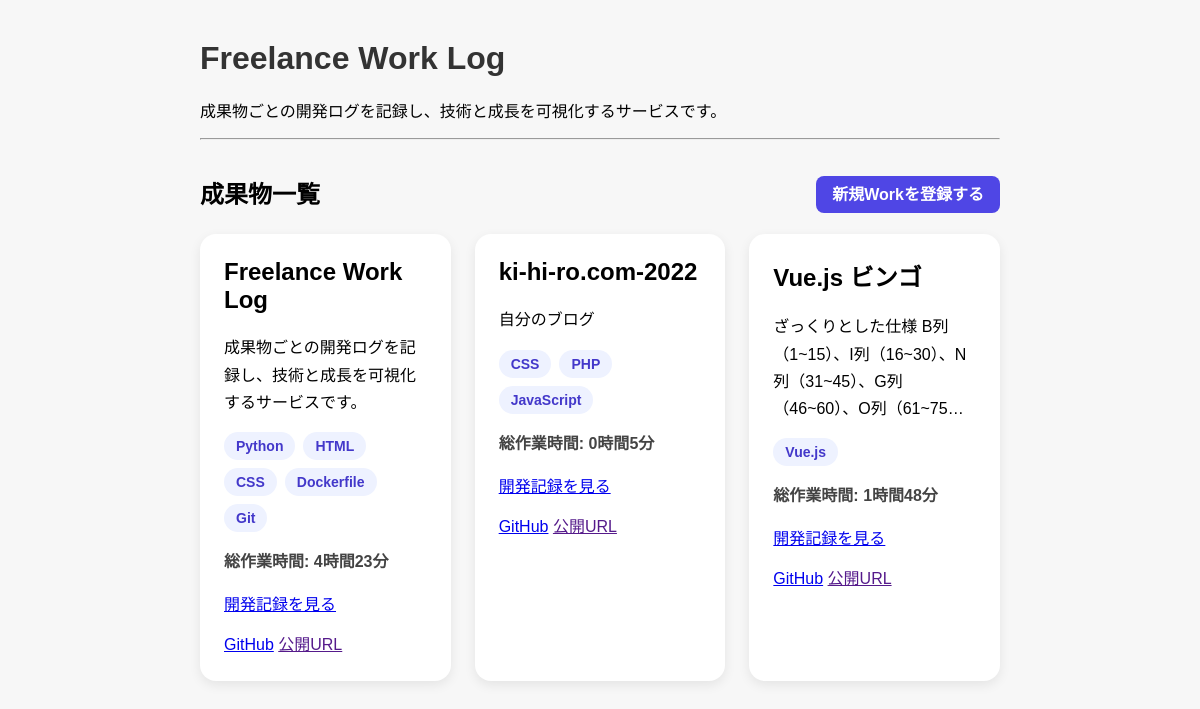
The app's page /works-page with its own data.
### app/models.py (models this page shows)
class Work(Base):
    __tablename__ = "works"
    id = Column(Integer, primary_key=True, index=True)
    title = Column(String, nullable=False)
    description = Column(Text, nullable=False)
    github_url = Column(String)
    app_url = Column(String)
    tech_stack = Column(String)
    posts = relationship(
        "Post",
        back_populates="work"
    )
    created_at = Column(DateTime, default=datetime.now)

### app/main.py (the view)
@app.get("/works-page")
def works_page(request: Request, db: Session = Depends(get_db)):
    works = db.query(models.Work).all()
    for work in works:
        total_minutes = sum(
            post.work_time_minutes
            for post in db.query(models.Post)
            .filter(models.Post.work_id == work.id)
            .all()
        )
        work.total_minutes = total_minutes
        work.total_hours = total_minutes // 60
        work.remaining_minutes = total_minutes % 60
    return templates.TemplateResponse(
        request,
        "works.html",
        {"works": works}
    )

### app/templates/works.html
<link rel="stylesheet" href="/static/style.css">
<h1>Freelance Work Log</h1>
<p>成果物ごとの開発ログを記録し、技術と成長を可視化するサービスです。</p>
<hr>
<div class="section-header">
    <h2>成果物一覧</h2>
    <nav>
        <a href="/works-page/new">新規Workを登録する</a>
    </nav>
</div>
<div class="work-grid">
  {% for work in works %}
    <div class="work-card">
      <h2>{{ work.title }}</h2>
      <p class="work-description">{{ work.description }}</p>
      <div class="tech-tags">
          {% for tech in work.tech_stack.split(",") %}
              <span class="tech-tag">
                  {{ tech.strip() }}
              </span>
          {% endfor %}
      </div>
      <p class="work-time">
        <strong>総作業時間:</strong>
        {{ work.total_hours }}時間{{ work.remaining_minutes }}分
      </p>
      <div class="work-actions">
        <a href="/works-page/{{ work.id }}">開発記録を見る</a>
      </div>
      <div class="work-actions">
        <a href="{{ work.github_url }}">GitHub</a>
        <a href="{{ work.public_url }}">公開URL</a>
      </div>
    </div>
  {% endfor %}
</div>

### app/static/style.css (style rules this page uses)
h1 { color: #333; }
.work-description { display: -webkit-box; -webkit-line-clamp: 4; -webkit-box-orient: vertical; overflow: hidden; }
.work-grid { display: grid; grid-template-columns: repeat(3, 1fr); gap: 24px; }
.section-header { display: flex; justify-content: space-between; align-items: center; margin-bottom: 24px; margin-top: 35px; }
.section-header h2 { margin: 0; }
.section-header nav a { background: #4f46e5; color: white; text-decoration: none; padding: 10px 16px; border-radius: 8px; font-weight: bold; }
.work-card { background: white; border-radius: 16px; padding: 24px; box-shadow: 0 4px 12px rgba(0,0,0,0.08); min-height: 399px; }
.work-card h2 { margin-top: 0; font-size: 24px; }
.work-card p { line-height: 1.7; }
.work-actions { margin-top: 16px; }
.tech-tags { display: flex; flex-wrap: wrap; gap: 8px; margin: 16px 0; }
.tech-tag { background: #eef2ff; color: #4338ca; padding: 6px 12px; border-radius: 999px; font-size: 14px; font-weight: 600; }
.work-time { margin-top: 16px; font-weight: 600; color: #444; }

### records on screen
Work: title "Freelance Work Log", description "成果物ごとの開発ログを記録し、技術と成長を可視化するサービスです。", strip "Python" "HTML" "CSS" "Dockerfile" "Git", total_hours "4", remaining_minutes "23"
Work: title "ki-hi-ro.com-2022", description "自分のブログ", strip "CSS" "PHP" "JavaScript", total_hours "0", remaining_minutes "5"
Work: title "Vue.js ビンゴ", strip "Vue.js", total_hours "1", remaining_minutes "48"
